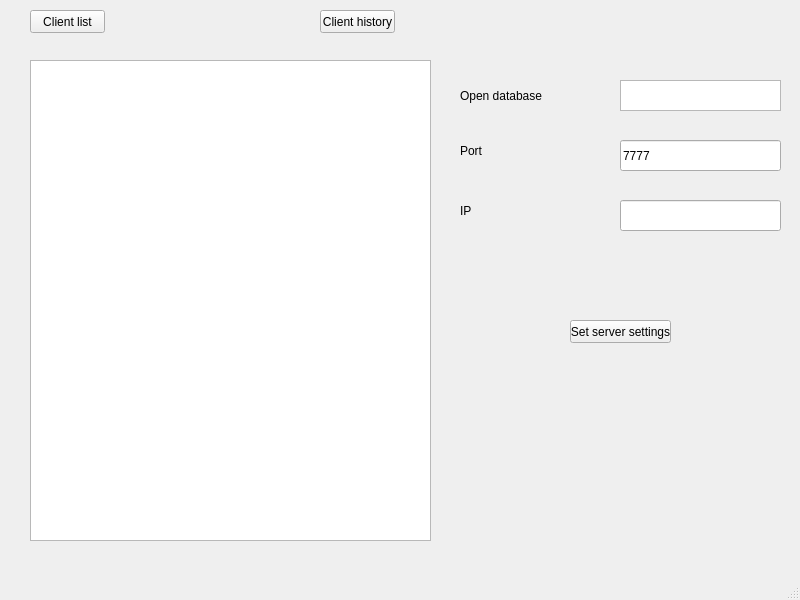
<?xml version="1.0" encoding="UTF-8"?>
<ui version="4.0">
 <class>MainWindow</class>
 <widget class="QMainWindow" name="MainWindow">
  <property name="geometry">
   <rect>
    <x>0</x>
    <y>0</y>
    <width>800</width>
    <height>600</height>
   </rect>
  </property>
  <property name="windowTitle">
   <string>MainWindow</string>
  </property>
  <widget class="QWidget" name="centralwidget">
   <widget class="QPushButton" name="pushButton">
    <property name="geometry">
     <rect>
      <x>30</x>
      <y>10</y>
      <width>75</width>
      <height>23</height>
     </rect>
    </property>
    <property name="text">
     <string>Client list</string>
    </property>
   </widget>
   <widget class="QPushButton" name="pushButton_2">
    <property name="geometry">
     <rect>
      <x>320</x>
      <y>10</y>
      <width>75</width>
      <height>23</height>
     </rect>
    </property>
    <property name="text">
     <string>Client history</string>
    </property>
   </widget>
   <widget class="QPushButton" name="pushButton_3">
    <property name="geometry">
     <rect>
      <x>570</x>
      <y>320</y>
      <width>101</width>
      <height>23</height>
     </rect>
    </property>
    <property name="text">
     <string>Set server settings</string>
    </property>
   </widget>
   <widget class="QTableView" name="Database">
    <property name="geometry">
     <rect>
      <x>30</x>
      <y>60</y>
      <width>401</width>
      <height>481</height>
     </rect>
    </property>
   </widget>
   <widget class="QTreeView" name="treeView">
    <property name="geometry">
     <rect>
      <x>620</x>
      <y>80</y>
      <width>161</width>
      <height>31</height>
     </rect>
    </property>
   </widget>
   <widget class="QLabel" name="label">
    <property name="geometry">
     <rect>
      <x>460</x>
      <y>85</y>
      <width>141</width>
      <height>21</height>
     </rect>
    </property>
    <property name="text">
     <string>Open database</string>
    </property>
   </widget>
   <widget class="QLabel" name="label_2">
    <property name="geometry">
     <rect>
      <x>460</x>
      <y>140</y>
      <width>141</width>
      <height>21</height>
     </rect>
    </property>
    <property name="text">
     <string>Port</string>
    </property>
   </widget>
   <widget class="QLabel" name="label_3">
    <property name="geometry">
     <rect>
      <x>460</x>
      <y>200</y>
      <width>141</width>
      <height>21</height>
     </rect>
    </property>
    <property name="text">
     <string>IP</string>
    </property>
   </widget>
   <widget class="QLineEdit" name="lineEdit">
    <property name="geometry">
     <rect>
      <x>620</x>
      <y>140</y>
      <width>161</width>
      <height>31</height>
     </rect>
    </property>
    <property name="text">
     <string>7777</string>
    </property>
   </widget>
   <widget class="QLineEdit" name="lineEdit_2">
    <property name="geometry">
     <rect>
      <x>620</x>
      <y>200</y>
      <width>161</width>
      <height>31</height>
     </rect>
    </property>
   </widget>
  </widget>
  <widget class="QMenuBar" name="menubar">
   <property name="geometry">
    <rect>
     <x>0</x>
     <y>0</y>
     <width>800</width>
     <height>21</height>
    </rect>
   </property>
  </widget>
  <widget class="QStatusBar" name="statusbar"/>
 </widget>
 <resources/>
 <connections/>
</ui>
